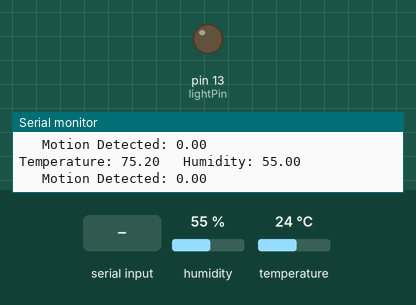
Recording of a sketch running on a simulated Arduino Uno, built with avr-gcc and run on an emulated ATmega328P. Shown: output pins drawn as LEDs (lit = HIGH), the last lines printed to the serial monitor. The test bench sets the inputs (shaded band); at power-on: humidity 55 %, temperature 24 °C.

Above: at 1.2 s.
1.3 s: "1" received over Serial
At 2.0 s:
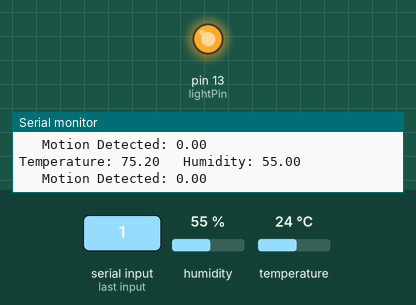
8.9 s: "0" received over Serial
At 9.5 s:
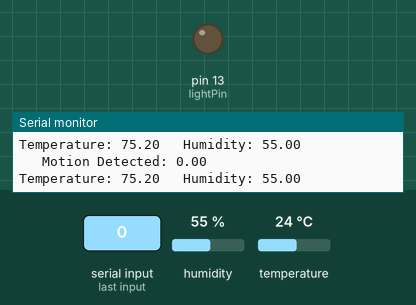
Timing chart, 0 to 11.9 s (numbered marks = the images above; inputs shaded):
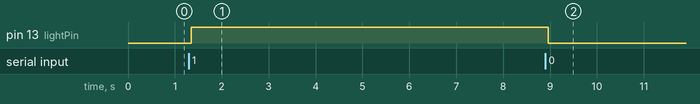

The sketch:

version2.ino
```cpp
/*

*/

#include <DHT.h>
#define DHTTYPE DHT11
#define DHTPIN  4

DHT dht(DHTPIN, DHTTYPE, 11); // 11 works fine for ESP8266

int lightPin = 13;
String mode = "0";
float humidity, temp_f, motion;  // Values read from sensor

void setup() {
  pinMode(lightPin, OUTPUT);
  Serial.begin(9600);
  dht.begin();           // initialize temperature sensor
}

void loop() {
  if(Serial.available() > 0) {
    while(Serial.available() > 0) {
      mode = char(Serial.read());
    }
  }

  if (mode == "0") {
    digitalWrite(lightPin, LOW);
  }
  else if (mode == "1") {
    digitalWrite(lightPin, HIGH);
  }

  temp_f = dht.readTemperature(true);     // Read temperature as Fahrenheit
  humidity = dht.readHumidity();          // Read humidity (percent)
  motion = dht.readMotion();
  Serial.print("Temperature: ");
  Serial.print(temp_f);
  Serial.print("   Humidity: ");
  Serial.println(humidity);
  Serial.print("   Motion Detected: ");
  Serial.println(motion);

  delay(100);
}
```

Measured:
- after the input at 1.3 s, pin 13 (lightPin): LOW → HIGH at once
- after the input at 8.9 s, pin 13 (lightPin): HIGH → LOW after 0.06 s
